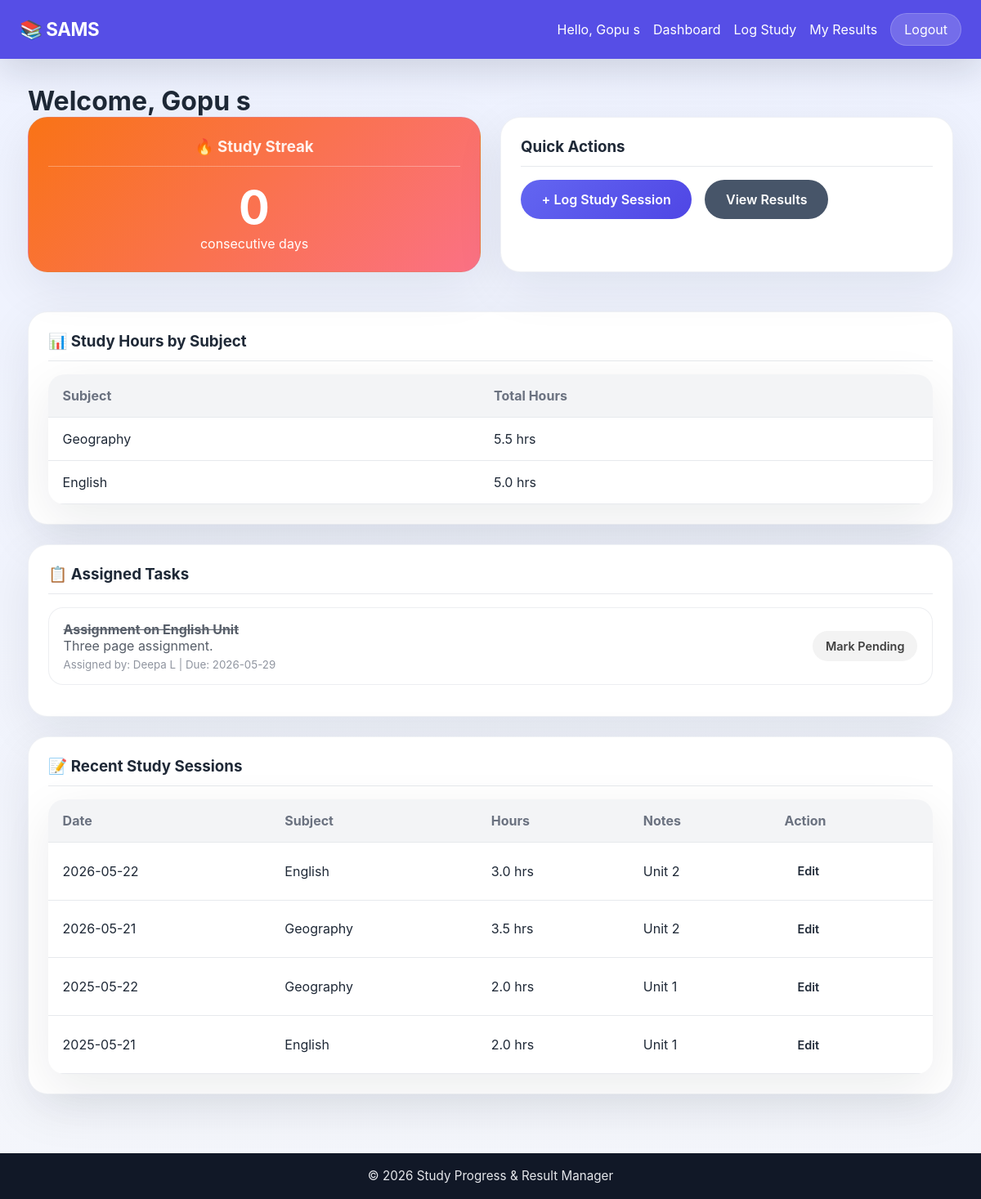
Page /student/dashboard (signed in) on the earlier database version.
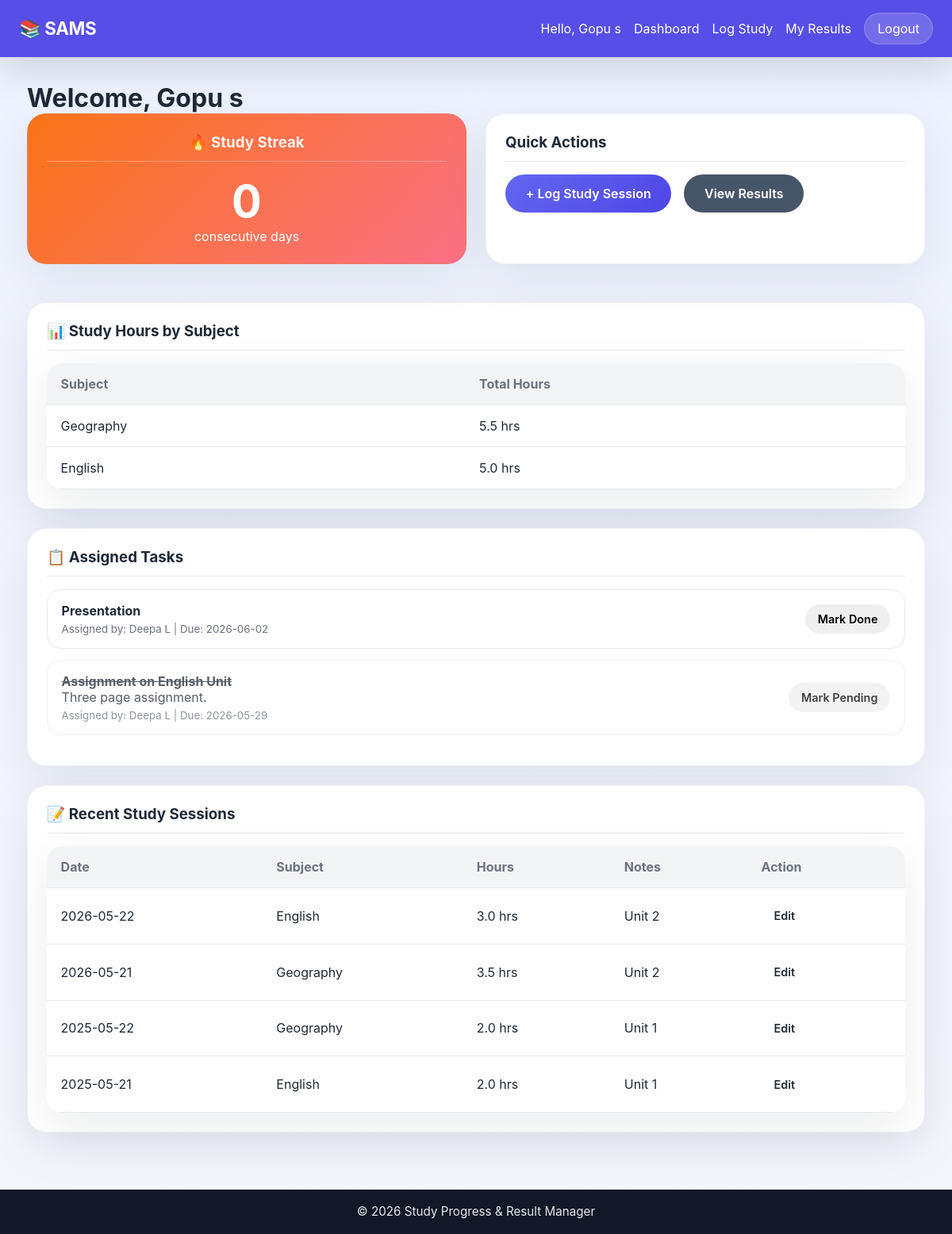
Same page on the later database version.
### tables this page shows
CREATE TABLE subjects (
            id INTEGER PRIMARY KEY AUTOINCREMENT,
            name TEXT UNIQUE NOT NULL
        );

CREATE TABLE tasks (
            id INTEGER PRIMARY KEY AUTOINCREMENT,
            student_id INTEGER NOT NULL,
            teacher_id INTEGER NOT NULL,
            title TEXT NOT NULL,
            description TEXT,
            due_date DATE,
            is_completed INTEGER DEFAULT 0,
            created_at TIMESTAMP DEFAULT CURRENT_TIMESTAMP,
            FOREIGN KEY (student_id) REFERENCES users(id),
            FOREIGN KEY (teacher_id) REFERENCES users(id)
        );

CREATE TABLE "users" (
                id INTEGER PRIMARY KEY AUTOINCREMENT,
                username TEXT UNIQUE NOT NULL,
                password TEXT NOT NULL,
                role TEXT NOT NULL CHECK(role IN ('teacher', 'student', 'admin')),
                full_name TEXT NOT NULL,
                status TEXT NOT NULL CHECK(status IN ('pending', 'active', 'blocked')) DEFAULT 'pending',
                department TEXT,
                created_at TIMESTAMP DEFAULT CURRENT_TIMESTAMP
            );

CREATE TABLE study_logs (
            id INTEGER PRIMARY KEY AUTOINCREMENT,
            student_id INTEGER NOT NULL,
            subject_id INTEGER NOT NULL,
            hours_spent REAL NOT NULL,
            study_date DATE NOT NULL,
            notes TEXT,
            created_at TIMESTAMP DEFAULT CURRENT_TIMESTAMP,
            FOREIGN KEY (student_id) REFERENCES users(id),
            FOREIGN KEY (subject_id) REFERENCES subjects(id)
        );

### app.py (the view, shortened to what this page needs)
@app.route('/student/dashboard')
@login_required
@student_required
def student_dashboard():
    conn = get_db_connection()
    study_logs = conn.execute('''
        SELECT sl.*, s.name as subject_name
        FROM study_logs sl
        JOIN subjects s ON sl.subject_id = s.id
        WHERE sl.student_id = ?
        ORDER BY sl.study_date DESC
        LIMIT 10
    ''', (session['user_id'],)).fetchall()
    study_summary = conn.execute('''
        SELECT s.name as subject_name, SUM(sl.hours_spent) as total_hours
        FROM study_logs sl
        JOIN subjects s ON sl.subject_id = s.id
        WHERE sl.student_id = ?
        GROUP BY s.id
        ORDER BY total_hours DESC
    ''', (session['user_id'],)).fetchall()
    tasks = conn.execute('''
        SELECT t.*, u.full_name as teacher_name
        FROM tasks t
        JOIN users u ON t.teacher_id = u.id
        WHERE t.student_id = ?
        ORDER BY t.is_completed ASC, t.due_date ASC
    ''', (session['user_id'],)).fetchall()
    streak_rows = conn.execute('''
        SELECT DISTINCT study_date
        FROM study_logs
        WHERE student_id = ?
        ORDER BY study_date DESC
    ''', (session['user_id'],)).fetchall()
    streak = 0
    if streak_rows:
        study_dates = [datetime.fromisoformat(row['study_date']).date() for row in streak_rows]
        today = date.today()
    conn.close()
    return render_template('student_dashboard.html',
                         study_logs=study_logs,
                         study_summary=study_summary,
                         tasks=tasks,
                         streak=streak)

### app.py (called while the page is built)
def login_required(f):
    @wraps(f)
    def decorated_function(*args, **kwargs):
        if 'user_id' not in session:
            flash('Please log in to access this page.', 'error')
            return redirect(url_for('login'))
        return f(*args, **kwargs)
    return decorated_function

def student_required(f):
    @wraps(f)
    def decorated_function(*args, **kwargs):
        if session.get('role') != 'student':
            flash('This page is for students only.', 'error')
            return redirect(url_for('home'))
        return f(*args, **kwargs)
    return decorated_function

### database.py (called while the page is built)
def get_db_connection():
    conn = sqlite3.connect(DATABASE)
    conn.row_factory = sqlite3.Row  # This lets us access columns by name
    return conn

### templates/student_dashboard.html (shortened to what this page needs)
{% extends 'base.html' %}
{% block content %}
<h1>Welcome, {{ session.get('full_name') }}</h1>
<div class="dashboard-grid">
    <div class="card streak-card">
        <h3>🔥 Study Streak</h3>
        <div class="streak-number">{{ streak }}</div>
        <p>consecutive days</p>
    </div>
    <div class="card">
        <h3>Quick Actions</h3>
        <div class="quick-actions">
            <a href="{{ url_for('add_study_log') }}" class="btn btn-primary">+ Log Study Session</a>
            <a href="{{ url_for('view_results') }}" class="btn btn-secondary">View Results</a>
        </div>
    </div>
</div>
<div class="card">
    <h3>📊 Study Hours by Subject</h3>
    {% if study_summary %}
        <table class="data-table">
            <thead>
                <tr>
                    <th>Subject</th>
                    <th>Total Hours</th>
                </tr>
            </thead>
            <tbody>
                {% for item in study_summary %}
                <tr>
                    <td>{{ item.subject_name }}</td>
                    <td>{{ "%.1f"|format(item.total_hours) }} hrs</td>
                </tr>
                {% endfor %}
            </tbody>
        </table>
    {% else %}
        <p class="empty-state">No study sessions logged yet. Start tracking your progress!</p>
    {% endif %}
</div>
<div class="card">
    <h3>📋 Assigned Tasks</h3>
    {% if tasks %}
        <ul class="task-list">
            {% for task in tasks %}
            <li class="task-item {% if task.is_completed %}completed{% endif %}">
                <div class="task-info">
                    <strong>{{ task.title }}</strong>
                    {% if task.description %}
                        <p>{{ task.description }}</p>
                    {% endif %}
                    <small>Assigned by: {{ task.teacher_name }}
                        {% if task.due_date %} | Due: {{ task.due_date }}{% endif %}
                    </small>
                </div>
                <form method="POST" action="{{ url_for('toggle_task', task_id=task.id) }}" style="display: inline;">
                    <button type="submit" class="btn btn-small">
                        {% if task.is_completed %}Mark Pending{% else %}Mark Done{% endif %}
                    </button>
                </form>
            </li>
            {% endfor %}
        </ul>
    {% else %}
        <p class="empty-state">No tasks assigned yet.</p>
    {% endif %}
</div>
<div class="card">
    <h3>📝 Recent Study Sessions</h3>
    {% if study_logs %}
        <table class="data-table">
            <thead>
                <tr>
                    <th>Date</th>
                    <th>Subject</th>
                    <th>Hours</th>
                    <th>Notes</th>
                    <th>Action</th>
                </tr>
            </thead>
            <tbody>
                {% for log in study_logs %}
                <tr>
                    <td>{{ log.study_date }}</td>
                    <td>{{ log.subject_name }}</td>
                    <td>{{ log.hours_spent }} hrs</td>
                    <td>{{ log.notes or '-' }}</td>
                    <td>
                        <a href="{{ url_for('edit_study_log', log_id=log.id) }}" class="btn btn-small">Edit</a>
                    </td>
                </tr>
                {% endfor %}
            </tbody>
        </table>
    {% else %}
        <p class="empty-state">No study sessions logged yet.</p>
    {% endif %}
</div>
{% endblock %}

Differences in the rows shown:
added tasks: title "Presentation", teacher_name "Deepa L", due_date "2026-06-02", is_completed "Mark Done"
